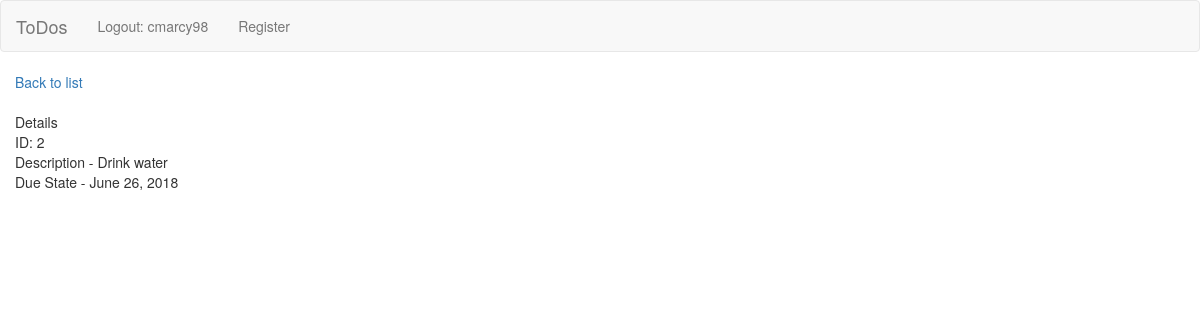
Screenshot of /todo/2/ (signed in) with the database file from the repository.
### todos/models.py (models this page shows, shortened)
class Todo(models.Model):
    user =  models.ForeignKey(User, null=True, blank=True)
    description = models.CharField(max_length=128, null=False, blank=False)
    due_date = models.DateField(null=True, blank=True)

### todos/views.py (the view)
# urls.py: url(r'^todo/(?P<pk>\d+)/$', views.todo_details.as_view(), name='todo_details'),
class todo_details(DetailView):
    model = Todo

### todos/templates/todos/todo_detail.html
{% extends 'base.html' %}
{% block body %}
<a href="{% url 'todo_list' %}">Back to list</a><br><br>
Details <br>
ID: {{object.id}} <br>
Description - {{ object.description }} <br>
Due State - {{ object.due_date }}<br>
{% endblock %}

### todos/templates/base.html (shortened to what this page needs)
<!DOCTYPE html>
<html>
    <head>
        <link href="https://maxcdn.bootstrapcdn.com/bootstrap/3.3.7/css/bootstrap.min.css" rel="stylesheet" media="screen">
        <link href="https://maxcdn.bootstrapcdn.com/font-awesome/4.7.0/css/font-awesome.min.css" rel="stylesheet">
    </head>
    <body>
    <nav class="navbar navbar-default">
        <div class="container-fluid">
            <div class="navbar-header">
                <a class="navbar-brand" href="/">ToDos</a>
            </div>
            <div class="collapse navbar-collapse" id="bs-example-navbar-collapse-1">
                <ul class="nav navbar-nav">
                    <li>
                        {% if request.user.username %}
                            <a href="/accounts/logout/">Logout: {{ request.user.username }}</a>
                        {% else %}
                            <a href="/accounts/login/">Login</a>
                        {% endif %}
                    </li>
                    <li>
                        <a href="/accounts/register/">Register</a>
                    </li>
                </ul>
            </div>
        </div>
    </nav>
        <div class="container-fluid">
            <div class="row">
                <div class="col-sm-12">
                    {% block body %}{% endblock %}
                </div>
            </div>
        </div>
    </body>
</html>

### rows the page displays
Todo: id "2", description "Drink water", due_date "June 26, 2018"

### other values shown
{{ request.user.username }} "cmarcy98"
